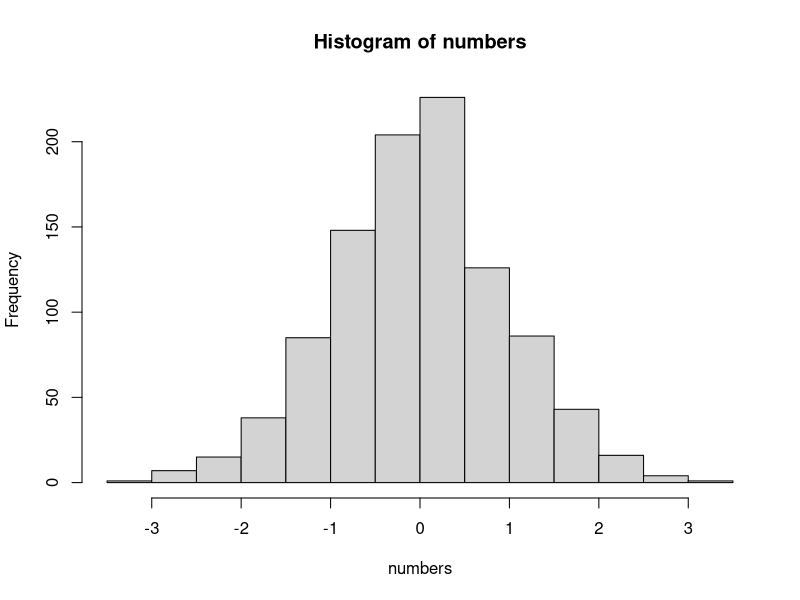

Write R code to recreate this figure.
## ---- chunk 1
#| echo: FALSE

numbers <- rnorm(1000, mean = 0, sd = 1)
hist(numbers)
## ---- chunk 2
#| label: suma-simple

1 + 1
## ---- chunk 3
iris[1:5, ]
## ---- chunk 4
library(knitr)
kable(iris[1:5, ], 
      caption = "Una tabla hecha con knitr. Queda mejor, ¿no?"
)
## ---- chunk 5
#| echo: FALSE
